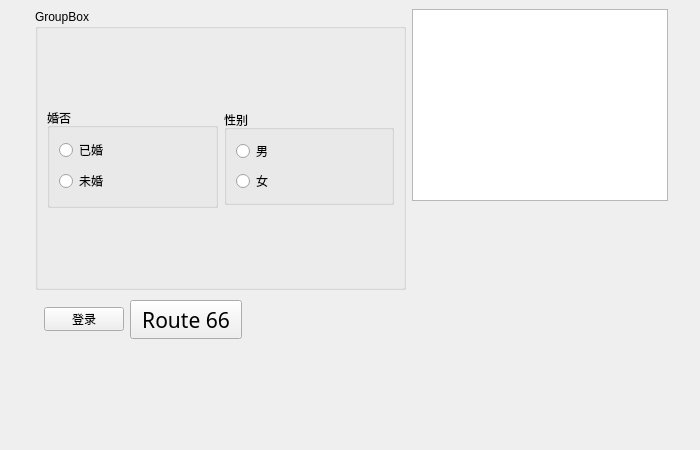
<?xml version="1.0" encoding="UTF-8"?>
<ui version="4.0">
 <class>Widget</class>
 <widget class="QWidget" name="Widget">
  <property name="geometry">
   <rect>
    <x>0</x>
    <y>0</y>
    <width>700</width>
    <height>450</height>
   </rect>
  </property>
  <property name="windowTitle">
   <string>Widget</string>
  </property>
  <widget class="QPushButton" name="pushButton">
   <property name="geometry">
    <rect>
     <x>44</x>
     <y>307</y>
     <width>80</width>
     <height>24</height>
    </rect>
   </property>
   <property name="text">
    <string>登录</string>
   </property>
   <property name="icon">
    <iconset resource="res.qrc">
     <normaloff>:/new/prefix1/ProfilePhoto.JPG</normaloff>:/new/prefix1/ProfilePhoto.JPG</iconset>
   </property>
  </widget>
  <widget class="QToolButton" name="toolButton">
   <property name="geometry">
    <rect>
     <x>130</x>
     <y>300</y>
     <width>112</width>
     <height>39</height>
    </rect>
   </property>
   <property name="font">
    <font>
     <family>Agency FB</family>
     <pointsize>16</pointsize>
    </font>
   </property>
   <property name="text">
    <string>Route 66</string>
   </property>
   <property name="icon">
    <iconset resource="res.qrc">
     <normaloff>:/new/prefix1/ProfilePhoto.JPG</normaloff>:/new/prefix1/ProfilePhoto.JPG</iconset>
   </property>
   <property name="iconSize">
    <size>
     <width>32</width>
     <height>32</height>
    </size>
   </property>
   <property name="toolButtonStyle">
    <enum>Qt::ToolButtonTextBesideIcon</enum>
   </property>
  </widget>
  <widget class="QGroupBox" name="groupBox_3">
   <property name="geometry">
    <rect>
     <x>35</x>
     <y>9</y>
     <width>371</width>
     <height>281</height>
    </rect>
   </property>
   <property name="title">
    <string>GroupBox</string>
   </property>
   <layout class="QGridLayout" name="gridLayout">
    <item row="0" column="0">
     <widget class="QGroupBox" name="groupBox_2">
      <property name="sizePolicy">
       <sizepolicy hsizetype="Preferred" vsizetype="Fixed">
        <horstretch>0</horstretch>
        <verstretch>0</verstretch>
       </sizepolicy>
      </property>
      <property name="minimumSize">
       <size>
        <width>100</width>
        <height>100</height>
       </size>
      </property>
      <property name="title">
       <string>婚否</string>
      </property>
      <layout class="QGridLayout" name="gridLayout_2">
       <item row="0" column="0">
        <widget class="QRadioButton" name="radioButton">
         <property name="text">
          <string>已婚</string>
         </property>
        </widget>
       </item>
       <item row="1" column="0">
        <layout class="QVBoxLayout" name="verticalLayout_3">
         <item>
          <widget class="QRadioButton" name="radioButton_3">
           <property name="text">
            <string>未婚</string>
           </property>
          </widget>
         </item>
        </layout>
       </item>
      </layout>
     </widget>
    </item>
    <item row="0" column="1">
     <widget class="QGroupBox" name="groupBox">
      <property name="sizePolicy">
       <sizepolicy hsizetype="Preferred" vsizetype="Fixed">
        <horstretch>0</horstretch>
        <verstretch>0</verstretch>
       </sizepolicy>
      </property>
      <property name="title">
       <string>性别</string>
      </property>
      <layout class="QVBoxLayout" name="verticalLayout_2">
       <item>
        <layout class="QVBoxLayout" name="verticalLayout">
         <property name="leftMargin">
          <number>0</number>
         </property>
         <item>
          <widget class="QRadioButton" name="rbtnMan">
           <property name="text">
            <string>男</string>
           </property>
          </widget>
         </item>
         <item>
          <widget class="QRadioButton" name="radioButton_2">
           <property name="text">
            <string>女</string>
           </property>
          </widget>
         </item>
        </layout>
       </item>
      </layout>
     </widget>
    </item>
   </layout>
  </widget>
  <widget class="QListWidget" name="listWidget">
   <property name="geometry">
    <rect>
     <x>412</x>
     <y>9</y>
     <width>256</width>
     <height>192</height>
    </rect>
   </property>
  </widget>
 </widget>
 <resources>
  <include location="res.qrc"/>
 </resources>
 <connections/>
</ui>
